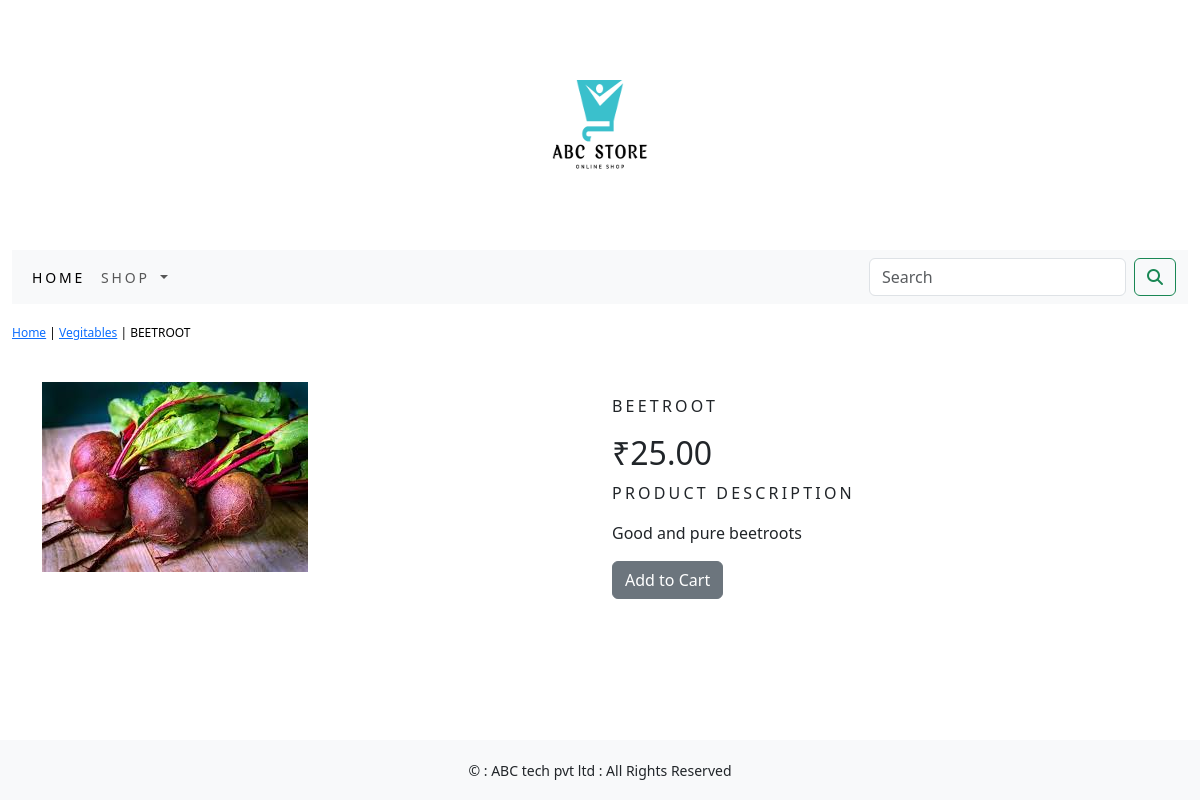
The app's page /vegitables/beetroot/ with its own data.
### shopapp/models.py (models this page shows, shortened)
class  Product(models.Model):
    name=models.CharField(max_length=250,unique=True)
    slug=models.SlugField(max_length=250,unique=True)
    description=models.TextField(blank=True)
    price=models.DecimalField(max_digits=250,decimal_places=2)
    category=models.ForeignKey(Category,on_delete=models.CASCADE)
    image=models.ImageField(upload_to='product',blank=True)
    stock=models.IntegerField()
    available=models.BooleanField(default=True)
    created=models.DateTimeField(auto_now_add=True)
    updated=models.DateTimeField(auto_now=True)
    class Meta:
        ordering=('name',)
        verbose_name = 'Product'
        verbose_name_plural = 'Products'

class Category(models.Model):
    name=models.CharField(max_length=250,unique=True)
    slug=models.SlugField(max_length=250,unique=True)
    description=models.TextField(blank=True)
    image=models.ImageField(upload_to='category',blank=True)
    class Meta:
        ordering=('name',)
        verbose_name= 'Category'
        verbose_name_plural= 'Categories'
    def get_url(self):
        return reverse('shopapp:products_by_category',args=[self.slug])
    def __str__(self):
        return '{}'.format(self.name)

### shopapp/views.py (the view)
# urls.py: path('<slug:c_slug>/<slug:product_slug>/',views.proDetail,name='prodCatdetail'),
def proDetail(request,c_slug,product_slug):
    try :
        product=Product.objects.get(category__slug=c_slug,slug=product_slug)
    except Exception as e:
        raise e
    return render(request,'product.html',{'product':product})

### cart/context_processors.py (called while the page is built)
def counter(request):
    item_count=0
    if 'admin' in request.path:
        return {}
    else:
        try :
            cart=Cart.objects.filter(cart_id=_cart_id(request))
            cart_items=CartItem.objects.all().filter(cart=cart[:1])
            for cart_item in cart_items:
                item_count += cart_item.quantity
        except Cart.DoesNotExist:
            item_count=0
    return  dict(item_count=item_count)

### cart/views.py (called while the page is built)
def _cart_id(request):
    cart=request.session.session_key
    if not cart:
        cart =request.session.create()
    return cart

### shopapp/context_processors.py (called while the page is built)
def menu_link(request):
    links=Category.objects.all()
    return dict(links=links)

### templates/product.html (shortened to what this page needs)
{% extends 'base.html' %}
{% load static %}
{% block content %}
<div class="row my_prod_row_class">
    <div class="mx_auto">
        <p><a href="{% url 'shopapp:allProdCat' %}">Home</a> | <a href="{{product.category.get_url}}">{{product.category}}</a> | {{product.name}}</p>
    </div>
</div>
<div class="container">
<br>
<div class="row">
    <div class="col-12 col-sm-12 col-md-12 col-lg-6">
        <div class="min-width:18rem">
        <img src="{{product.image.url}}" alt="{{product.name}}">
    </div>
</div>
<div class="col-12 col-sm-12 col-md-12 col-lg-6">
    <div>
        <h1 class="my_prod_title">{{product.name}}</h1>
        <h2>₹{{product.price}}</h2>
        <p class="my_title">Product Description</p>
        <p class="text-justify my_prod_text">{{product.description}}</p>
        {% if product.stock <= 0 %}
        <p class="text-justify my_prod_text"><b>Out of Stock</b></p>
        {% else %}
        <a class="btn btn-secondary" href="{% url 'cart:add_cart' product.id %}"> Add to Cart</a>
        {% endif %}
    </div>
</div>
</div>
</div>
{% endblock %}

### static/css/custom.css (style rules this page uses)
body { font-family: 'Roboto', sans-serif; }
.my_title { font-size:16px; text-transform:uppercase; letter-spacing: .2em; }
,my_image_padding { padding:5px; }
.my_prod_row_class { padding-top:15px; padding-top:20px; }
.my_prod_row_class .mx_auto { color:#000; font-size:12px; text-decoration:none; }
.my_prod_title { font-size:16px; text-transform:uppercase; letter-spacing: .2em; padding-top:15px; padding-bottom:10px; }

### records on screen
Product: category "Vegitables", name "BEETROOT", image (picture), price "25.00", description "Good and pure beetroots"
